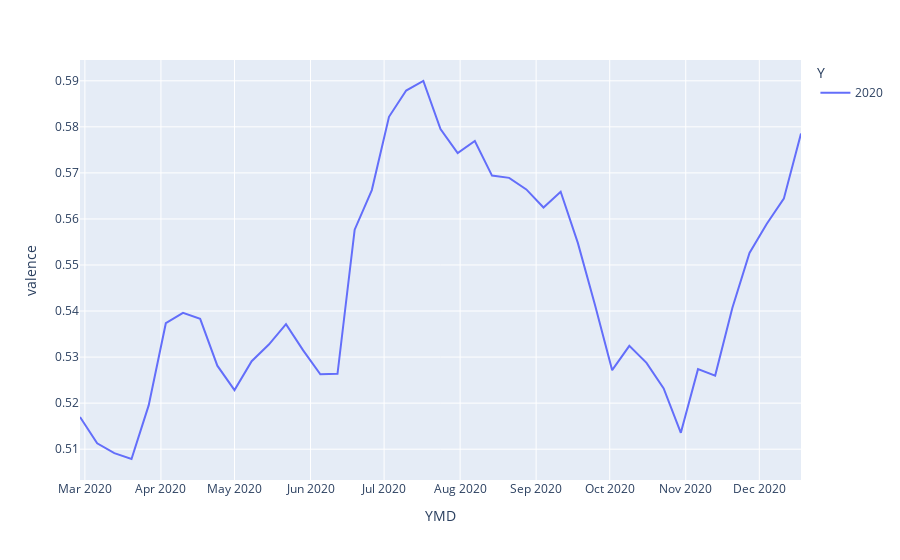

Write notebook code for a chart like this one.
### Code cell
fig = px.line(weighted_week[(weighted_week["Y"]==2020) & (weighted_week["W"]>=cases["W"].min())], x="YMD", y="valence", color='Y')
fig.show()

### Figure 1 — Plotly figure (JSON) as saved in the notebook; plotly's stock layout.template omitted (floating-point values rounded to 4 significant figures)
{"data": [{"hovertemplate": "Y=2020<br>YMD=%{x}<br>valence=%{y}<extra></extra>", "legendgroup": "2020", "line": {"color": "#636efa", "dash": "solid"}, "mode": "lines", "name": "2020", "orientation": "v", "showlegend": true, "type": "scatter", "x": ["2020-02-28", "2020-03-06", "2020-03-13", "2020-03-20", "2020-03-27", "2020-04-03", "2020-04-10", "2020-04-17", "2020-04-24", "2020-05-01", "2020-05-08", "2020-05-15", "2020-05-22", "2020-05-29", "2020-06-05", "2020-06-12", "2020-06-19", "2020-06-26", "2020-07-03", "2020-07-10", "2020-07-17", "2020-07-24", "2020-07-31", "2020-08-07", "2020-08-14", "2020-08-21", "2020-08-28", "2020-09-04", "2020-09-11", "2020-09-18", "2020-09-25", "2020-10-02", "2020-10-09", "2020-10-16", "2020-10-23", "2020-10-30", "2020-11-06", "2020-11-13", "2020-11-20", "2020-11-27", "2020-12-04", "2020-12-11", "2020-12-18"], "xaxis": "x", "y": [0.517, 0.5113, 0.5091, 0.5079, 0.5195, 0.5374, 0.5396, 0.5383, 0.5281, 0.5228, 0.5291, 0.5327, 0.5371, 0.5315, 0.5263, 0.5264, 0.5577, 0.5663, 0.5822, 0.5879, 0.59, 0.5795, 0.5743, 0.5769, 0.5694, 0.5689, 0.5664, 0.5625, 0.5659, 0.5548, 0.5413, 0.5272, 0.5324, 0.5287, 0.5232, 0.5135, 0.5274, 0.526, 0.5407, 0.5526, 0.5589, 0.5644, 0.5786], "yaxis": "y"}], "layout": {"legend": {"title": {"text": "Y"}, "tracegroupgap": 0}, "margin": {"t": 60}, "xaxis": {"anchor": "y", "domain": [0, 1], "title": {"text": "YMD"}}, "yaxis": {"anchor": "x", "domain": [0, 1], "title": {"text": "valence"}}}}
